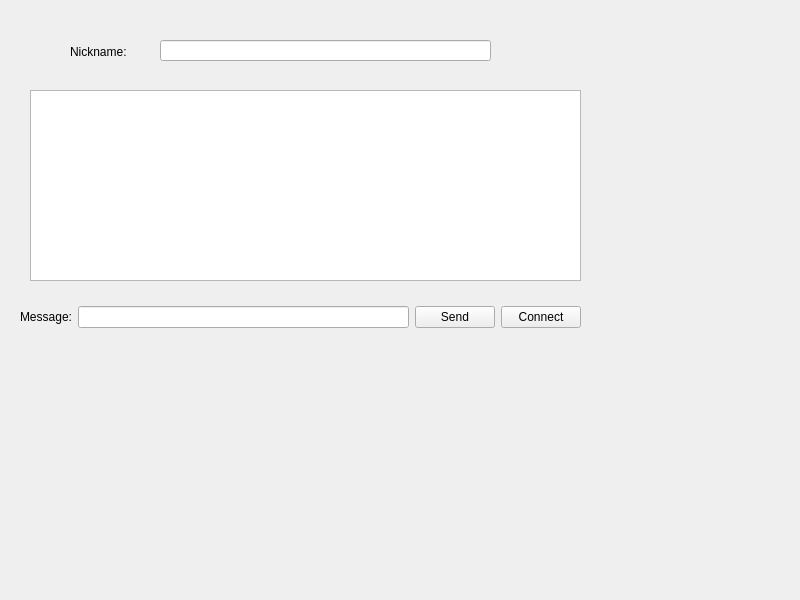
<?xml version="1.0" encoding="UTF-8"?>
<ui version="4.0">
 <class>Widget</class>
 <widget class="QWidget" name="Widget">
  <property name="geometry">
   <rect>
    <x>0</x>
    <y>0</y>
    <width>800</width>
    <height>600</height>
   </rect>
  </property>
  <property name="windowTitle">
   <string>Widget</string>
  </property>
  <widget class="QTextEdit" name="textEdit">
   <property name="geometry">
    <rect>
     <x>30</x>
     <y>90</y>
     <width>551</width>
     <height>191</height>
    </rect>
   </property>
  </widget>
  <widget class="QLineEdit" name="nickname">
   <property name="geometry">
    <rect>
     <x>160</x>
     <y>40</y>
     <width>331</width>
     <height>21</height>
    </rect>
   </property>
  </widget>
  <widget class="QWidget" name="">
   <property name="geometry">
    <rect>
     <x>70</x>
     <y>40</y>
     <width>199</width>
     <height>23</height>
    </rect>
   </property>
   <layout class="QHBoxLayout" name="horizontalLayout">
    <item>
     <widget class="QLabel" name="label">
      <property name="text">
       <string>Nickname:</string>
      </property>
     </widget>
    </item>
   </layout>
  </widget>
  <widget class="QWidget" name="">
   <property name="geometry">
    <rect>
     <x>20</x>
     <y>300</y>
     <width>561</width>
     <height>34</height>
    </rect>
   </property>
   <layout class="QHBoxLayout" name="horizontalLayout_4">
    <item>
     <layout class="QHBoxLayout" name="horizontalLayout_3">
      <item>
       <widget class="QLabel" name="label_2">
        <property name="text">
         <string>Message:</string>
        </property>
       </widget>
      </item>
      <item>
       <widget class="QLineEdit" name="message"/>
      </item>
     </layout>
    </item>
    <item>
     <layout class="QHBoxLayout" name="horizontalLayout_2">
      <item>
       <widget class="QPushButton" name="send">
        <property name="text">
         <string>Send</string>
        </property>
       </widget>
      </item>
      <item>
       <widget class="QPushButton" name="bind">
        <property name="text">
         <string>Connect</string>
        </property>
       </widget>
      </item>
     </layout>
    </item>
   </layout>
  </widget>
 </widget>
 <resources/>
 <connections/>
</ui>
